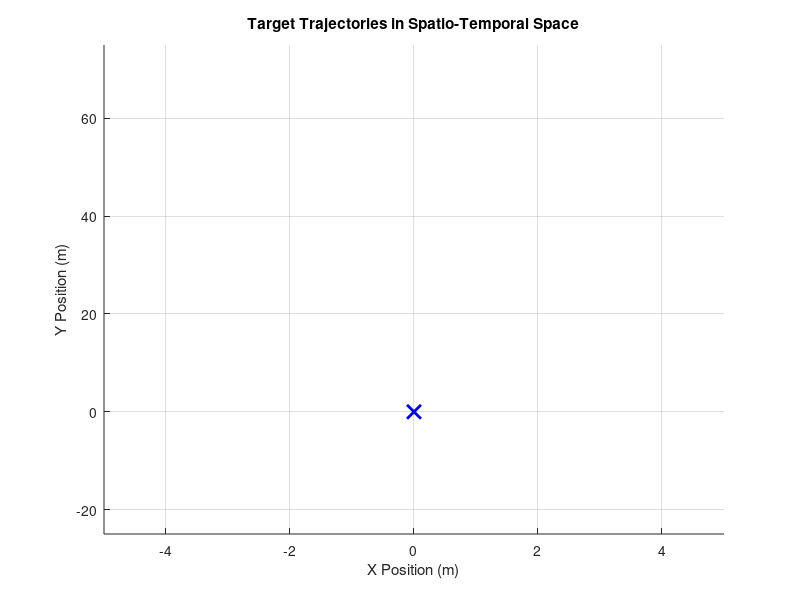
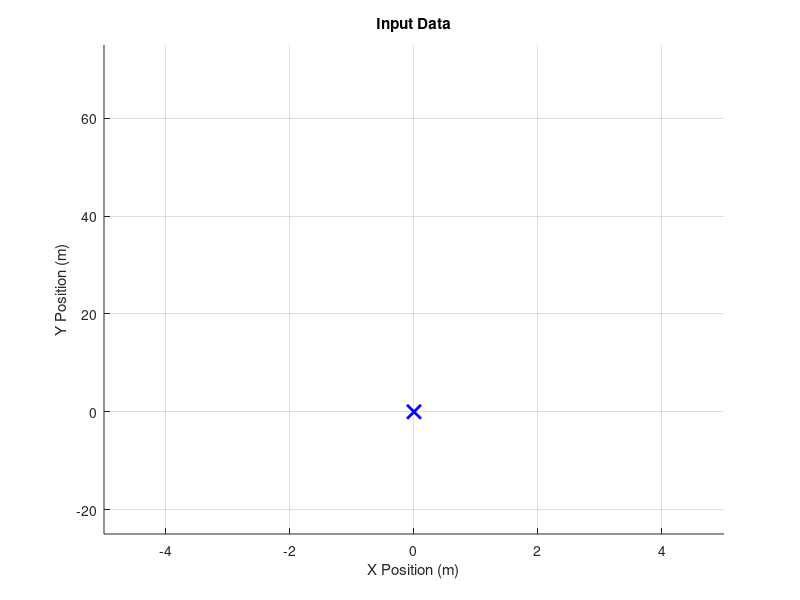

The MATLAB script that drew these images, in order: (Note: this script raises an error after producing the figures.)
% 13/4/26 Victor Emmanuel Meimaris: Created main.m script to recreate the results from 
% "Phase-coded FMCW Laser Headlamp for Integrated Sensing, Communication, and Illumination"
% This function handles setting the real parameters and plotting the results using the paper's methods.


%------------Notes----------


clc;
clear;
tic;
% ----------Assumptions-----
% 1)The FOV of the Camera is 360, if not, a simple if loop does not take into account
% the echos created by a car outside the FOV.
%
% 2) SNR is taken as an average for all cars, in reality the SNR is better
% on closer cars than on ones which are further.
%
% 3) The interferences are simulated as random each iteration since the
% phase coding even in the real world makes those signals random each time
% iteration, since the interferences seem random, the thetas from the camera
% each iteration are also random. Hence why in this code, the real thetas
% of the cars will be used and random ones will be assigned to the ghost
% cars. In reality the theta is calculated based on the number of chirps
% and which chirp was used when sending the signal, that chirp has a
% specific theta which is assigned to the signal, knowing the indices of
% the RND, after the CA-CFAR, the thetas are assigned to each range. But in
% the real world a filter is used to fix the theta. This could be simulated
% as well but it would take too much time and the results would be
% identical.



% Initial Parameters as used in the paper.

t_end = 3; % Ending time of sim in seconds
dt_global = 0.01; % Global time interval
c = 299702547; % Speed of light in air in m/s
fc = 193.4e12; % Laser/Carrier Frequency fc = 193.4 Thz
B = 10e9; % Chirp Bandwidth B = 10Ghz
T_chirp = 10e-6; % Chirp Period T = 10μs
Rb = 1e9; % Data rate Rb = 1Gbps
fs = 4* Rb; % NOT ->This enough sampling frequency and it is explained why in the generation of the beat signal
N = fs * T_chirp; % Number of samples
m_slope = B / T_chirp; % slope μ
M = 256; % Number of chirps per frame


% Simulation clocks
t_global = 0 :dt_global: t_end; % Global clock for the kinematic calculations of x(t), y(t), R(t), theta(t) and Ur(t).dt = 0.1s is enough for the speeds used by cars.
t_chirp = (0:N-1)/fs; % Chirp clock propagating the signals, t[n] = nTsample where ne[0,N-1]

% --------------Real world parameters for the simulation--------------

SNR = -14; % Signal to noise ratio for simulating noise
num_interf = 10; % Number of vehicles that interfere with the signal

% CA-CFAR variables
if SNR <= -19 % This one I will test in combination with the hough transform, maybe it wont be needed, because it takes double the time
    guard_size = [8 4];
    training_size = [16 8];
    pfa = 1e-3;
else
    guard_size = [4 2];
    training_size = [8 4];
    pfa = 1e-4; % I can add another elseif with the same sizes but stricter pfa for higher snrs, but i want to test the hough transform
end


% The number of elements in the targets indicates the number of cars and the
% index of each car must be the same for every matrix!

x0 = [-3.5, 0]; % Target starting position x0 in meters.
y0 = [5, 30]; % Target starting position y0 in meters.

ux0 = [0, 0]; % Target starting velocity on x in m/s
uy0 = [-27.78, 13.89]; % Target starting velocity on y in m/s

a_x = [0, 0]; % Target accelaration on x in m/s^2.
a_y = [-2.5, 0]; % Target accelaration on y in m/s^2.

% Vehicles

% If you want to add a basic trajectory vehicle just add to the
% above matrices, else write down your own x2...xn, ...yn, concatenate
% them to x and y, calculate ux and uy,(either manually, or with gradient
% which is not reccomended because it doesnt give accurate results)
% concantanate the results to the ux and uy matrices as well and you are good to go

% Cars with basic trajectiories using the above matrices
x = x0 + ux0 .* t_global' + 1/2 * a_x .* t_global'.^2;
y = y0 + uy0 .* t_global' + 1/2 * a_y .* t_global'.^2;

% Cars with complex trajectories like an overtake
x1 = 0 - 1/2 * 3.5 * cos(pi * t_global'/(t_end * 2)) .*t_global'.^2;
y1 = -15 + 3 * t_global' + 1/2 * 4 * sin(pi * t_global'/(t_end * 2)) .*t_global'.^2;

% Concatenating basic trajectories and complex to the matrices x and y
x = [x, x1];
y = [y, y1];

% Calculation of given camera angle theta at that time for each vehicle
theta = atan2d(y, x);

% Cartesian speed, manual derivatives for less error
ux = ux0 + a_x.* t_global';
uy = uy0 + a_y.* t_global';

% This was painfull...
ux1 = -1.75 .* (2 .* t_global' .* cos(pi * t_global'/6) - (pi/6) .* (t_global'.^2) .* sin(pi * t_global'/6));
uy1 = 3 + (pi/3) .* cos(pi * t_global'/6) .* (t_global'.^2) + 4 .* t_global' .* sin(pi * t_global'/6);

ux = [ux, ux1];
uy = [uy, uy1];

% Range from the ego car
R = sqrt(x.^2 + y.^2);
tau = 2 * R ./ c; % Signal propagation delay

% Doppler frequency calculation using the radial speed
ur = (x .* ux + y .* uy) ./ R;
fD = 2 * ur * fc / c;

% needed for HT
point_cloud = [];
tracks = {};
window_length = 0.05;
track_detection_rate = window_length*4; % every this many seconds send the data for track detection
                            
input_data = []; % storing the input data to plot later

% Now every variable is calculated and the loop starts, the loop simulates
% each time interval to use the real world information and simulate the
% system

% displaying the trajectory data in real time
h1 = figure('Name', '3D Track Mapping', 'Position', [800, 200, 600, 500]);
hold on;
grid on;
xlabel('X Position (m)'); ylabel('Y Position (m)'); zlabel('Time (s)');
title('Target Trajectories in Spatio-Temporal Space');
axis([-5 5 -25 75]);
plot(0, 0, 'bx', 'MarkerSize', 10, 'LineWidth', 2, 'DisplayName', 'ego car');

h2 = figure('Position', [180, 200, 600, 500]);
hold on;
grid on;
xlabel('X Position (m)'); ylabel('Y Position (m)'); zlabel('Time (s)');
title('Input Data');
axis([-5 5 -25 75]);
plot(0, 0, 'bx', 'MarkerSize', 10, 'LineWidth', 2, 'DisplayName', 'ego car');

drawnow; % forces figure to update (matlab only draws at the end when doing heavy processing)

for i = 1:length(t_global)
    % A beat signal array needs to be generated using the variables, it is the result
    % of the noisy echos as well as interference from other car echos mixed
    % with the original signal. Once the beat_signal matrix is generated, a Group Delay Filter
    % needs to be applied. This cancels the phase coding, restoring the linear frequency
    % modulation (LFM) structure and improving range-Doppler estimation accuracy

    % Once the beat_signal matrix is generated, a Group Delay Filter needs to be
    % applied. This cancels the phase coding, restoring the linear frequency
    % modulation (LFM) structure and improving range-Doppler estimation accuracy
    
    signal = generate_signal(t_chirp, M, m_slope, T_chirp, Rb, fs, N, fc, SNR, num_interf, fD(i, :), tau(i, :));

    % Extracting coordinates using the decouple_signal function which uses
    % the signal with 2D fast fourier transform and then ca-cfar to
    % extract the range, then the assigned thetas as well as random ones on
    % the ghosts are assigned and physical coordinates x, y are extracted
    % in the form of 2 collumns [x y].

    %tic;
    coordinates = decouple_signal(M, N, T_chirp, signal, fs, c, B, guard_size, training_size, pfa, theta(i,:), R(i,:));
    %elapsedTime = toc;
    
    % The coordinates plus the time are passed to the hough
    % transform which evaluates if some signals, are ghost, or real.
    
    time = t_global(i) .* ones(size(coordinates, 1), 1);
    detected_points = [coordinates time];
    
    input_data = [input_data; detected_points];
    
    point_cloud = [point_cloud; detected_points];
    
    disp(t_global(i));
    
    % every track_detection_rate seconds send our data for track detection
    if mod(t_global(i),track_detection_rate) ~= 0 || t_global(i) == 0; continue; end
    
    tracks = MHT_Track_Detection(...
        point_cloud, ...
        'tracks', tracks, ...
        'window_length', window_length, ... 
        'num_of_peaks', 30, ...
        'minimum_common_points', 5, ...
        'gap', 0.5 ...
    );

    figure(h1);

    for j = 1:length(tracks)
        pts_x = tracks{j}.points(:,1);
        pts_y = tracks{j}.points(:,2);
        pts_t = tracks{j}.points(:,3);

        plot3(pts_x, pts_y, pts_t, '.');
    end
    
    figure(h2);
    
    pts_x = point_cloud(:,1);
    pts_y = point_cloud(:,2);
    pts_t = point_cloud(:,3);

    plot3(pts_x, pts_y, pts_t, 'g.');
    
    drawnow; % forces figures to update

    point_cloud = []; % empty the point_cloud "buffer"
end
total_elapsed_time = toc;

hold off;

% % Plot test 
% final_spectrum = abs(fftshift(fft(signal(:, 256)), 1));
% 
% % Plotting
% f_axis = linspace(-fs/2, fs/2 - fs/N, N);
% figure;
% plot(f_axis/1e6, final_spectrum);
% xlabel('Frequency (MHz)'); ylabel('Magnitude'); title('Range Peaks After GDF + Decoding'); 
